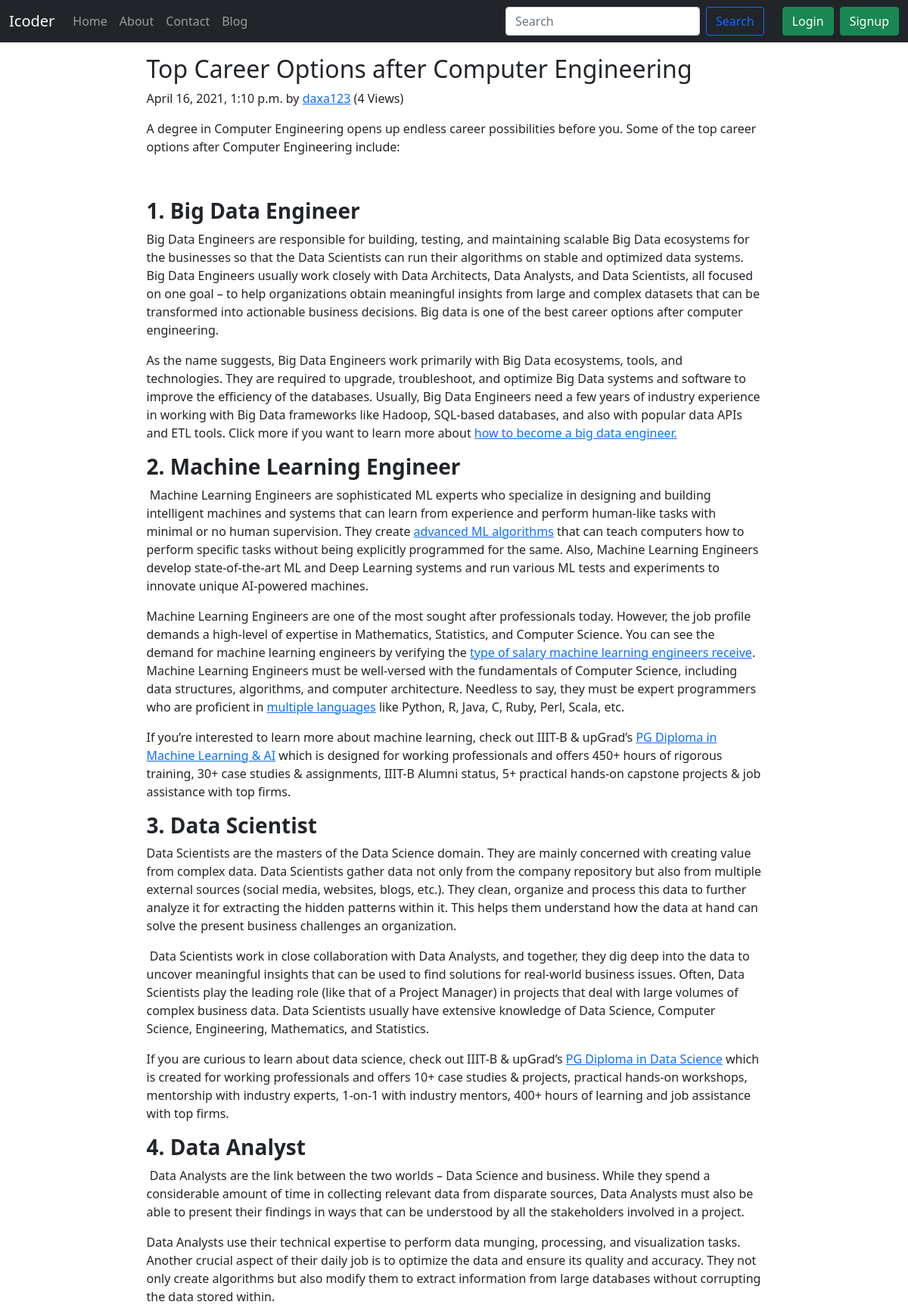
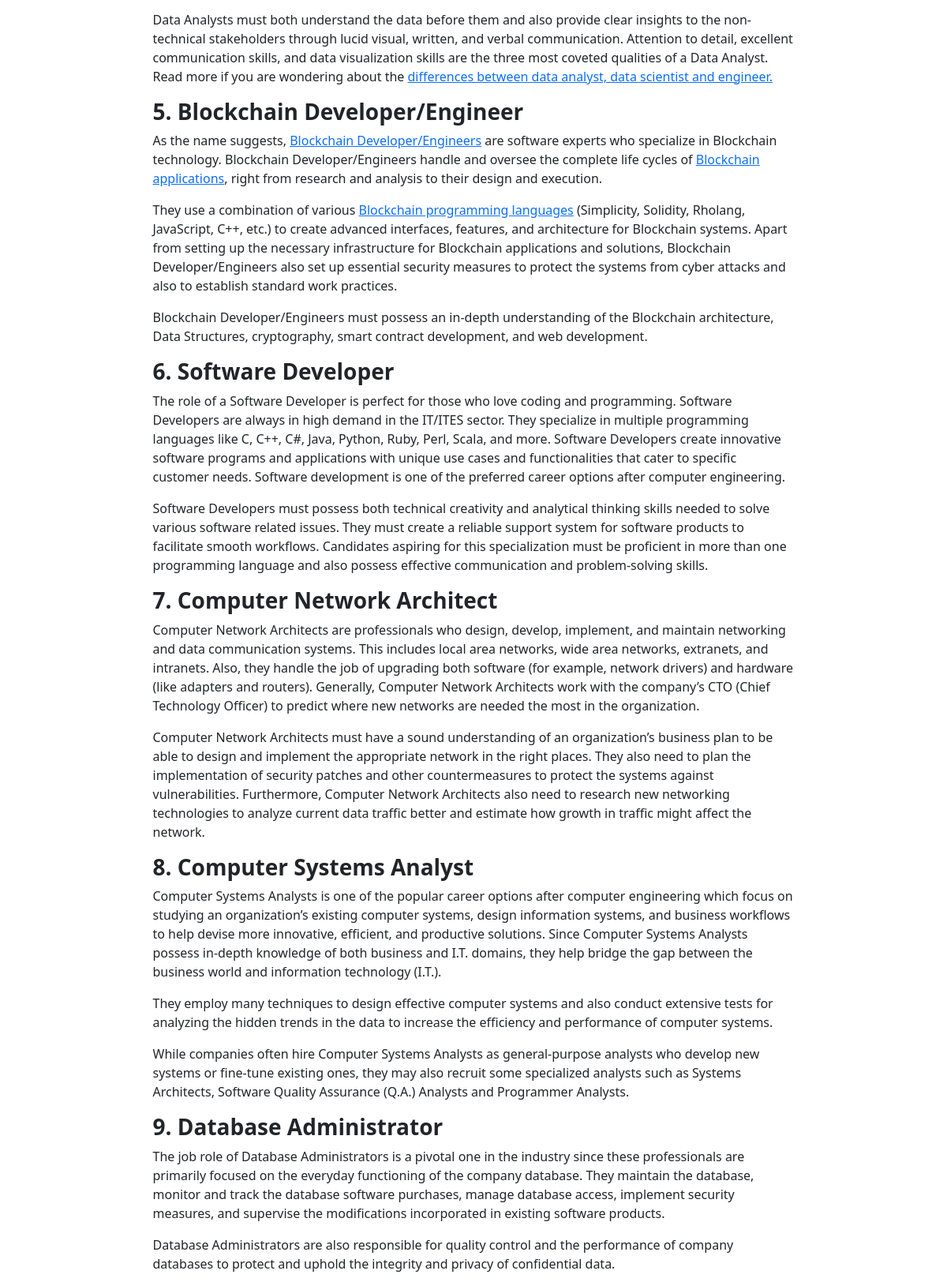
Page /blog/carrier-option (upper part) on the committed database (2 pictures, top to bottom).
### Blog/models.py (models this page shows, shortened)
class Post(models.Model):
    sno = models.AutoField(primary_key=True),
    title = models.CharField(max_length=250)
    content=models.TextField()
    auther= models.CharField(max_length=100)
    slug = models.CharField(max_length=130)
    views = models.IntegerField(default=0)
    timeStamp= models.DateTimeField(blank=True)

### Blog/views.py (the view)
# urls.py: path('<str:slug>', views.blogPost , name='blogPost'),
def blogPost(request, slug):
        post = Post.objects.filter(slug=slug).first()
        post.views = post.views + 1
        post.save()
        comments = BlogComment.objects.filter(post=post, parent=None)
        replies = BlogComment.objects.filter(post=post).exclude(parent=None)
        repDict = {}
        for reply in replies:
            if reply.parent.sno not in repDict.keys():
                repDict[reply.parent.sno] = [reply]
            else:
                repDict[reply.parent.sno].append(reply)
        context = {'post':post, 'comments':comments,'user':request.user,'repDict':repDict}
        return render(request,"Blog/blogPost.html", context)

### templates/Blog/blogPost.html (shortened to what this page needs)
{% extends 'base.html' %}
{% load humanize %}
{% load get_Dict %}
{% block body %}
<div class='container w-100'>
  <article class="container my-3 w-75">
    <h2 class="blog-post-title">{{post.title}}</h2>
    <p class="blog-post-meta">{{post.timeStamp}} by <a href="/about">{{post.auther}}</a>
    <span> ({{post.views}} Views)</span></p>
    <p>{{post.content|safe}}
  </article>
</div>
{% endblock body %}

### rows in the picture
Post: title "Top Career Options after Computer Engineering", timeStamp "April 16, 2021, 1:10 p.m.", auther "daxa123", views "4", content "A degree in Computer Engineering opens up endless career possibilities before you. Some of the top career options after Computer Engineering include: 1. Big Data Engineer Big Data Engineers are responsible for building, testing, and maintaining scalable Big Data ecosystems for the businesses so that the Data Scientists can run their algorithms on stable and optimized data systems. Big Data Engineers usually work closely with Data Architects, Data Analysts, and Data Scientists, all focused on one goal – to help organizations obtain meaningful insights from large and complex datasets that can be transformed into actionable business decisions. Big data is one of the best career options after…"
